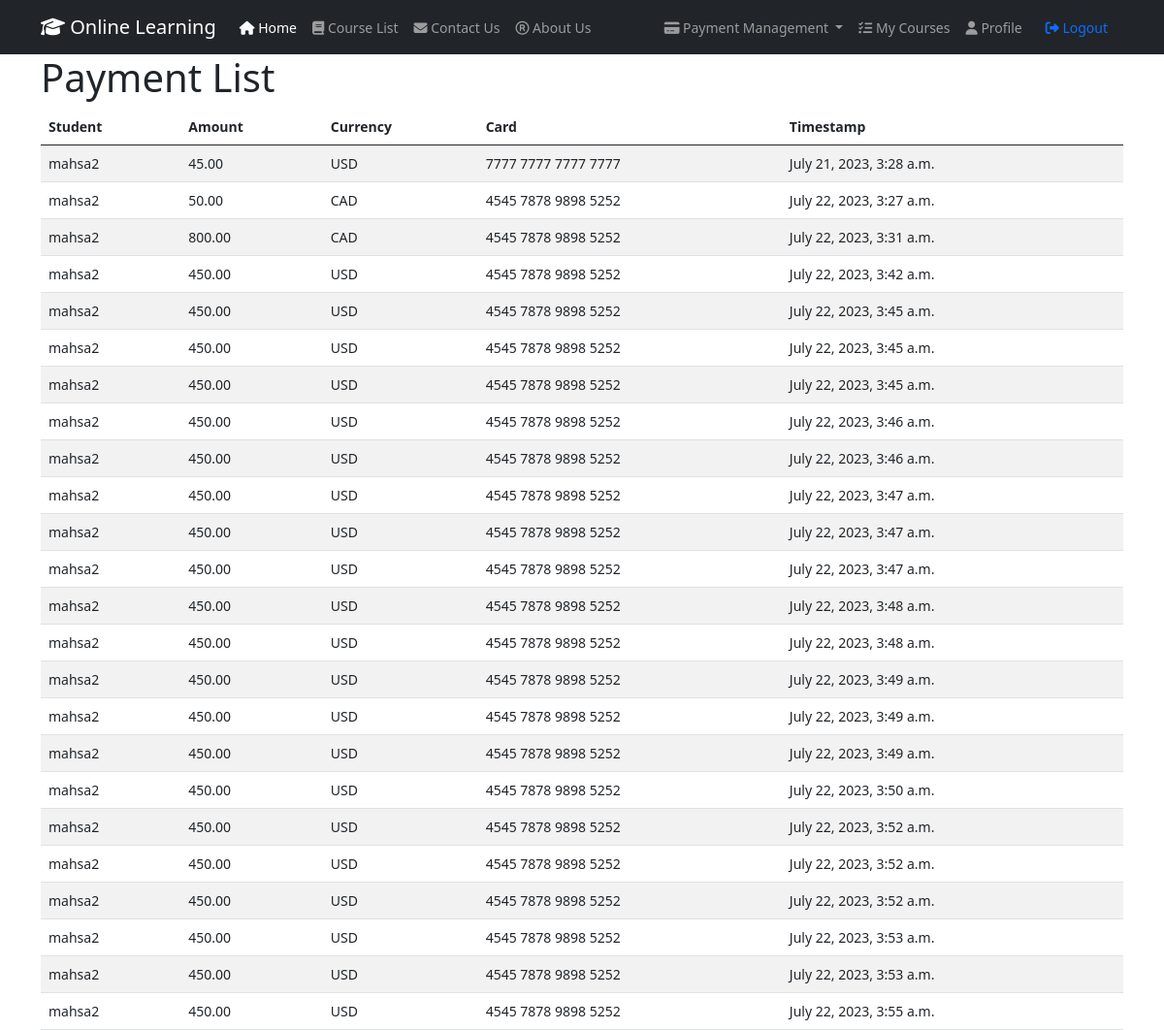
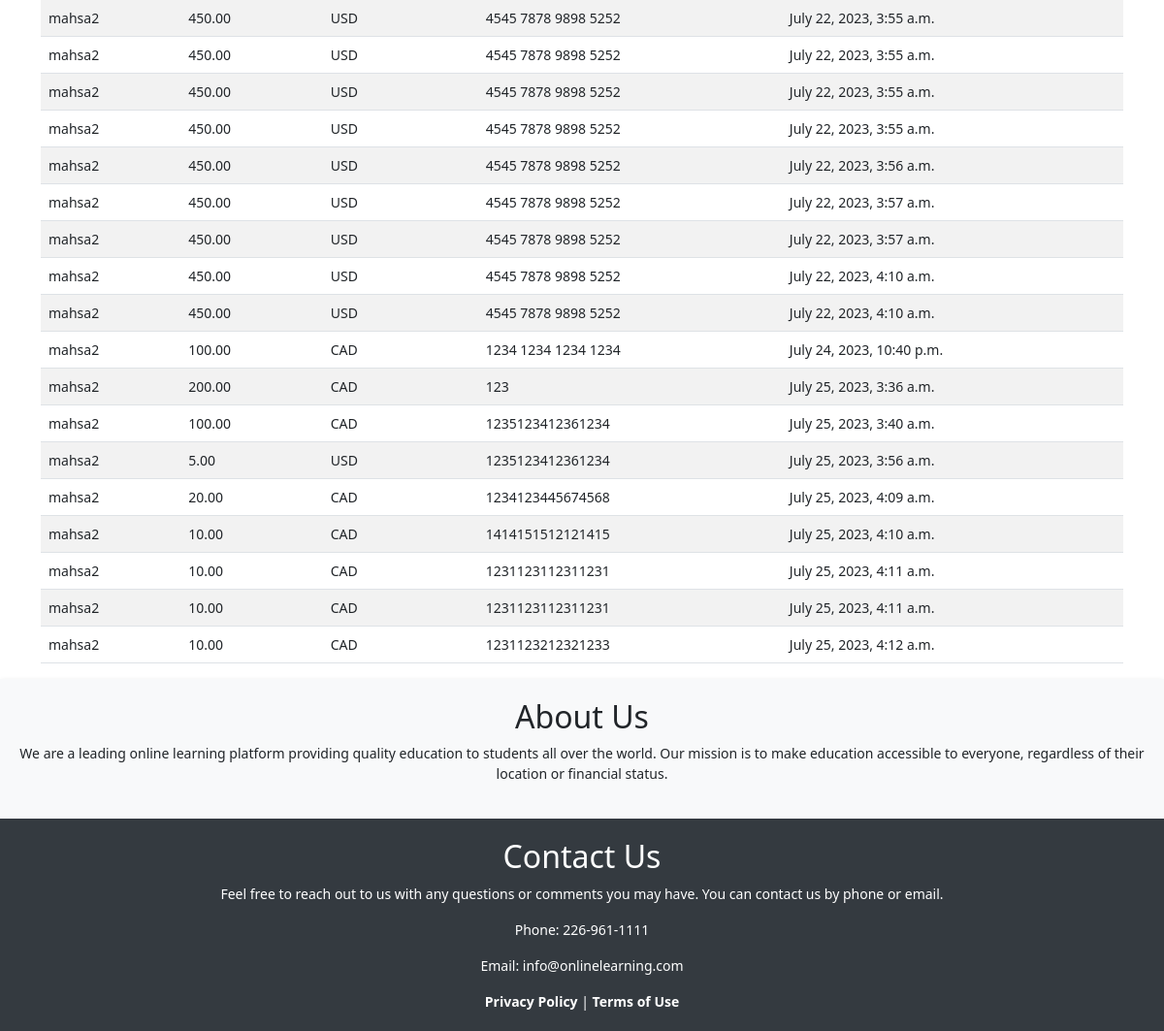
Screenshot of /payments/9 (signed in) with the database file from the repository (2 pictures, top to bottom).
### WhiteboardApp/models.py (models this page shows, shortened)
class Payment(models.Model):
    CURRENCY_CHOICES = (
        ('USD', 'US Dollars'),
        ('CAD', 'Canadian Dollars'),
        ('EUR', 'Euros'),
        ('GBP', 'British Pounds'),
        ('JPY', 'Japanese Yen'),
        ('CHF', 'Swiss Francs'),
        ('AUD', 'Australian Dollars'),
        ('NZD', 'New Zealand Dollars'),
        ('BRL', 'Iranian Rial'),
        ('CNY', 'Chinese Yuan'),
    )
    student = models.ForeignKey(Student, on_delete=models.CASCADE)
    amount = models.DecimalField(max_digits=10, decimal_places=2)
    currency = models.CharField(max_length=3, choices=CURRENCY_CHOICES)
    timestamp = models.DateTimeField(auto_now_add=True)
    transaction_id = models.CharField(max_length=100)
    card_number = models.CharField(max_length=20, blank=True, null=True)
    expiration_date = models.CharField(max_length=8, blank=True, null=True)
    cvc = models.CharField(max_length=5, blank=True, null=True)

class Student(models.Model):
    user = models.OneToOneField(User, on_delete=models.CASCADE, related_name='student')
    profile_picture = models.ImageField(upload_to='profile_pictures/', null=True, blank=True)
    bio = models.TextField(blank=True)
    date_of_birth = models.DateField(null=True, blank=True)
    address = models.CharField(max_length=255, blank=True)
    website = models.URLField(blank=True)
    phone_number = models.CharField(max_length=15, null=True, blank=True)
    courses_enrolled = models.ManyToManyField(Course, through='Enrollment')
    membership = models.ForeignKey(Membership, on_delete=models.SET_NULL, null=True, default=0)
    additional_data = models.JSONField(blank=True, null=True)
    class Meta:
        db_table = 'WhiteboardApp_student'
        verbose_name = 'student'
        verbose_name_plural = 'students'

### WhiteboardApp/views.py (the view)
# urls.py: path('payments/<int:student_id>', views.payment_list_of_student, name='payment_list_of_student'),
@login_required(login_url="WhiteboardApp:login_post")
def payment_list_of_student(request, student_id):
    payments = Payment.objects.filter(student_id=student_id)
    return render(request, 'PaymentTemplates/payment_list.html', {'payments': payments})

### templates/PaymentTemplates/payment_list.html (shortened to what this page needs)
{% extends "base.html" %}
{% block content %}
    <h1>Payment List</h1>
    <table class="table table-striped table-hover">
        <thead>
        <tr>
            <th>Student</th>
            <th>Amount</th>
            <th>Currency</th>
            <th>Card</th>
            <th>Timestamp</th>
        </tr>
        </thead>
        <tbody>
        {% for payment in payments %}
            <tr>
                <td>{{ payment.student.user.username }}</td>
                <td>{{ payment.amount }}</td>
                <td>{{ payment.currency }}</td>
                <td>{{ payment.card_number }}</td>
                <td>{{ payment.timestamp }}</td>
            </tr>
        {% endfor %}
        </tbody>
    </table>
{% endblock %}

### static/css/base.css (style rules this page uses)
body { font-size: 14px; }

### rows the page displays
Payment: student.user.username "mahsa2", amount "45.00", currency "USD", card_number "7777 7777 7777 7777", timestamp "July 21, 2023, 3:28 a.m."
Payment: student.user.username "mahsa2", amount "50.00", currency "CAD", card_number "4545 7878 9898 5252", timestamp "July 22, 2023, 3:27 a.m."
Payment: student.user.username "mahsa2", amount "800.00", currency "CAD", card_number "4545 7878 9898 5252", timestamp "July 22, 2023, 3:31 a.m."
Payment: student.user.username "mahsa2", amount "450.00", currency "USD", card_number "4545 7878 9898 5252", timestamp "July 22, 2023, 3:42 a.m."
Payment: student.user.username "mahsa2", amount "450.00", currency "USD", card_number "4545 7878 9898 5252", timestamp "July 22, 2023, 3:45 a.m."
Payment: student.user.username "mahsa2", amount "450.00", currency "USD", card_number "4545 7878 9898 5252", timestamp "July 22, 2023, 3:45 a.m."
Payment: student.user.username "mahsa2", amount "450.00", currency "USD", card_number "4545 7878 9898 5252", timestamp "July 22, 2023, 3:45 a.m."
Payment: student.user.username "mahsa2", amount "450.00", currency "USD", card_number "4545 7878 9898 5252", timestamp "July 22, 2023, 3:46 a.m."
Payment: student.user.username "mahsa2", amount "450.00", currency "USD", card_number "4545 7878 9898 5252", timestamp "July 22, 2023, 3:46 a.m."
Payment: student.user.username "mahsa2", amount "450.00", currency "USD", card_number "4545 7878 9898 5252", timestamp "July 22, 2023, 3:47 a.m."
Payment: student.user.username "mahsa2", amount "450.00", currency "USD", card_number "4545 7878 9898 5252", timestamp "July 22, 2023, 3:47 a.m."
Payment: student.user.username "mahsa2", amount "450.00", currency "USD", card_number "4545 7878 9898 5252", timestamp "July 22, 2023, 3:47 a.m."
Payment: student.user.username "mahsa2", amount "450.00", currency "USD", card_number "4545 7878 9898 5252", timestamp "July 22, 2023, 3:48 a.m."
Payment: student.user.username "mahsa2", amount "450.00", currency "USD", card_number "4545 7878 9898 5252", timestamp "July 22, 2023, 3:48 a.m."
Payment: student.user.username "mahsa2", amount "450.00", currency "USD", card_number "4545 7878 9898 5252", timestamp "July 22, 2023, 3:49 a.m."
Payment: student.user.username "mahsa2", amount "450.00", currency "USD", card_number "4545 7878 9898 5252", timestamp "July 22, 2023, 3:49 a.m."
Payment: student.user.username "mahsa2", amount "450.00", currency "USD", card_number "4545 7878 9898 5252", timestamp "July 22, 2023, 3:49 a.m."
Payment: student.user.username "mahsa2", amount "450.00", currency "USD", card_number "4545 7878 9898 5252", timestamp "July 22, 2023, 3:50 a.m."
Payment: student.user.username "mahsa2", amount "450.00", currency "USD", card_number "4545 7878 9898 5252", timestamp "July 22, 2023, 3:52 a.m."
Payment: student.user.username "mahsa2", amount "450.00", currency "USD", card_number "4545 7878 9898 5252", timestamp "July 22, 2023, 3:52 a.m."
Payment: student.user.username "mahsa2", amount "450.00", currency "USD", card_number "4545 7878 9898 5252", timestamp "July 22, 2023, 3:52 a.m."
Payment: student.user.username "mahsa2", amount "450.00", currency "USD", card_number "4545 7878 9898 5252", timestamp "July 22, 2023, 3:53 a.m."
Payment: student.user.username "mahsa2", amount "450.00", currency "USD", card_number "4545 7878 9898 5252", timestamp "July 22, 2023, 3:53 a.m."
Payment: student.user.username "mahsa2", amount "450.00", currency "USD", card_number "4545 7878 9898 5252", timestamp "July 22, 2023, 3:55 a.m."
Payment: student.user.username "mahsa2", amount "450.00", currency "USD", card_number "4545 7878 9898 5252", timestamp "July 22, 2023, 3:55 a.m."
Payment: student.user.username "mahsa2", amount "450.00", currency "USD", card_number "4545 7878 9898 5252", timestamp "July 22, 2023, 3:55 a.m."
Payment: student.user.username "mahsa2", amount "450.00", currency "USD", card_number "4545 7878 9898 5252", timestamp "July 22, 2023, 3:55 a.m."
Payment: student.user.username "mahsa2", amount "450.00", currency "USD", card_number "4545 7878 9898 5252", timestamp "July 22, 2023, 3:55 a.m."
Payment: student.user.username "mahsa2", amount "450.00", currency "USD", card_number "4545 7878 9898 5252", timestamp "July 22, 2023, 3:56 a.m."
Payment: student.user.username "mahsa2", amount "450.00", currency "USD", card_number "4545 7878 9898 5252", timestamp "July 22, 2023, 3:57 a.m."
Payment: student.user.username "mahsa2", amount "450.00", currency "USD", card_number "4545 7878 9898 5252", timestamp "July 22, 2023, 3:57 a.m."
Payment: student.user.username "mahsa2", amount "450.00", currency "USD", card_number "4545 7878 9898 5252", timestamp "July 22, 2023, 4:10 a.m."
Payment: student.user.username "mahsa2", amount "450.00", currency "USD", card_number "4545 7878 9898 5252", timestamp "July 22, 2023, 4:10 a.m."
Payment: student.user.username "mahsa2", amount "100.00", currency "CAD", card_number "1234 1234 1234 1234", timestamp "July 24, 2023, 10:40 p.m."
Payment: student.user.username "mahsa2", amount "200.00", currency "CAD", card_number "123", timestamp "July 25, 2023, 3:36 a.m."
Payment: student.user.username "mahsa2", amount "100.00", currency "CAD", card_number "1235123412361234", timestamp "July 25, 2023, 3:40 a.m."
Payment: student.user.username "mahsa2", amount "5.00", currency "USD", card_number "1235123412361234", timestamp "July 25, 2023, 3:56 a.m."
Payment: student.user.username "mahsa2", amount "20.00", currency "CAD", card_number "1234123445674568", timestamp "July 25, 2023, 4:09 a.m."
Payment: student.user.username "mahsa2", amount "10.00", currency "CAD", card_number "1414151512121415", timestamp "July 25, 2023, 4:10 a.m."
Payment: student.user.username "mahsa2", amount "10.00", currency "CAD", card_number "1231123112311231", timestamp "July 25, 2023, 4:11 a.m."
Payment: student.user.username "mahsa2", amount "10.00", currency "CAD", card_number "1231123112311231", timestamp "July 25, 2023, 4:11 a.m."
Payment: student.user.username "mahsa2", amount "10.00", currency "CAD", card_number "1231123212321233", timestamp "July 25, 2023, 4:12 a.m."
